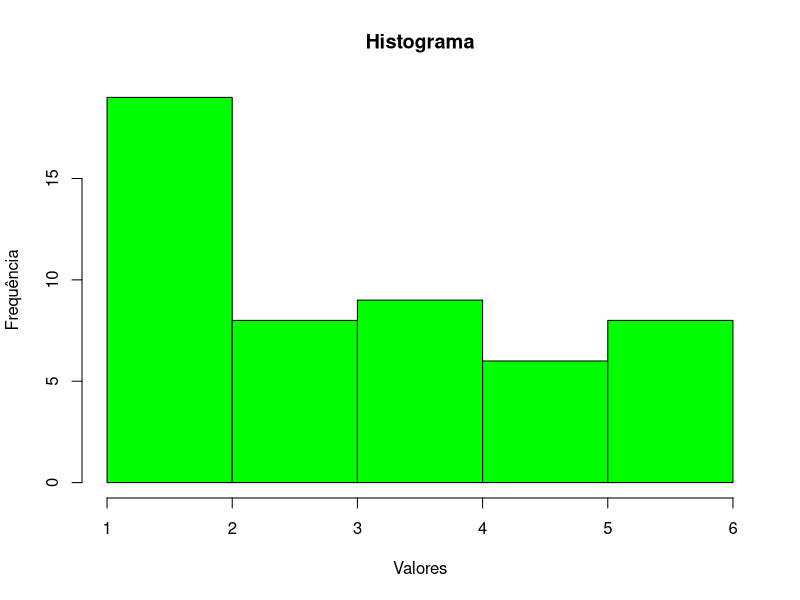

This chart was generated by the following R code:
# Um dado foi lançado 50 vezes e foram registrados os seguintes resultados:
# 5 4 6 1 2 5 3 1 3 3
# 4 4 1 5 5 6 1 2 5 1
# 3 4 5 1 1 6 6 2 1 1
# 4 4 4 3 4 3 2 2 2 3
# 6 6 3 2 4 2 6 6 2 1
# Construa o histograma dos resultados, com intervalo fechado à esquerda. Escolha um título para o
# gráfico e para os eixos x e y e a cor das barras faça de verde.

# Dados
x <- c(5, 4, 6, 1, 2, 5, 3, 1, 3, 3, 4, 4, 1, 5, 5, 6, 1, 2, 5, 1, 3, 4, 5, 1, 1, 6, 6, 2, 1, 1, 4, 4, 4, 3, 4, 3, 2, 2, 2, 3, 6, 6, 3, 2, 4, 2, 6, 6, 2, 1)

# Histograma
hist(x, breaks = 6, col = "green", main = "Histograma", xlab = "Valores", ylab = "Frequência")